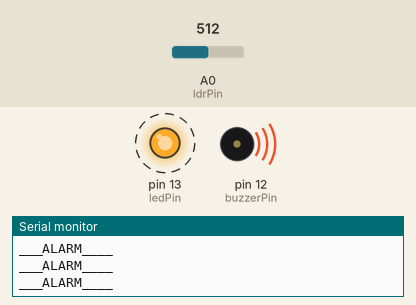
Recording of a sketch running on a simulated Arduino Uno, built with avr-gcc and run on an emulated ATmega328P. Shown: output pins drawn as LEDs (lit = HIGH), buzzer (waves = sounding), the last lines printed to the serial monitor. Dashed ring = blinking. The inputs (shaded band) are chosen by the test bench; at power-on: A0 (ldrPin) = 512.

Above: at 1.25 s.
1.3 s: A0 (ldrPin) set to 591
4.3 s: A0 (ldrPin) set to 608
At 5.6 s:
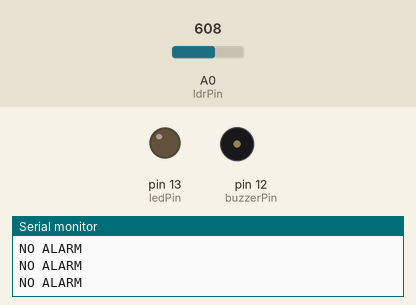
6.3 s: A0 (ldrPin) set to 590
At 6.55 s:
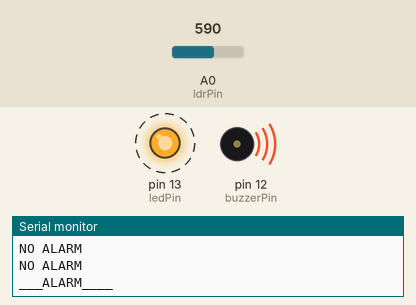
9.3 s: A0 (ldrPin) set to 610
Timing chart, 0 to 11.8 s (numbered marks = the images above; inputs shaded):
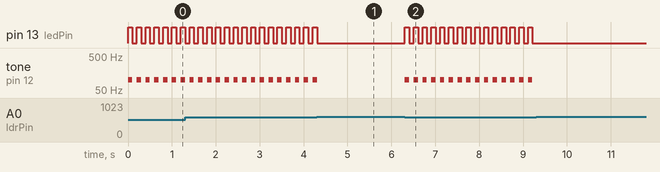

The sketch:

laser_security.ino
```cpp
const int ledPin=13;
const int buzzerPin=12;
const int ldrPin=A0;
void setup()
{
  Serial.begin(9600);
  pinMode(ledPin,OUTPUT);
  pinMode(buzzerPin,OUTPUT);
  pinMode(ldrPin,INPUT);
}

void loop()
{
  int ldrStatus=analogRead(ldrPin);
  if(ldrStatus<=600)
  {
    tone(buzzerPin,100);
    digitalWrite(ledPin,HIGH);
    delay(100);
    noTone(buzzerPin);
    digitalWrite(ledPin,LOW);
    delay(100);
    Serial.println("___ALARM____");
  }
  else
  {
    noTone(buzzerPin);
    digitalWrite(ledPin,LOW);
    Serial.println("NO ALARM");
  }
}
```

Measured:
- the behaviour switches between 600 and 601 on A0 (ldrPin) (found by bisection; images 0 and 1)
- after the input at 4.3 s, pin 13 (ledPin): goes on until 4.3 s, then stays LOW; tone on pin 12 (buzzerPin): goes on until 4.3 s, then stays silent
- after the input at 6.3 s, pin 13 (ledPin): alternates HIGH for 0.10 s and LOW for 0.10 s, starting at once; tone on pin 12 (buzzerPin): alternates 100 Hz for 0.10 s and silent for 0.10 s, starting at once
- after the input at 9.3 s, pin 13 (ledPin): stops changing and stays LOW; tone on pin 12 (buzzerPin): stops changing and stays silent
- by itself, pin 13 (ledPin): alternates HIGH for 0.10 s and LOW for 0.10 s
- by itself, tone on pin 12 (buzzerPin): alternates 100 Hz for 0.10 s and silent for 0.10 s
